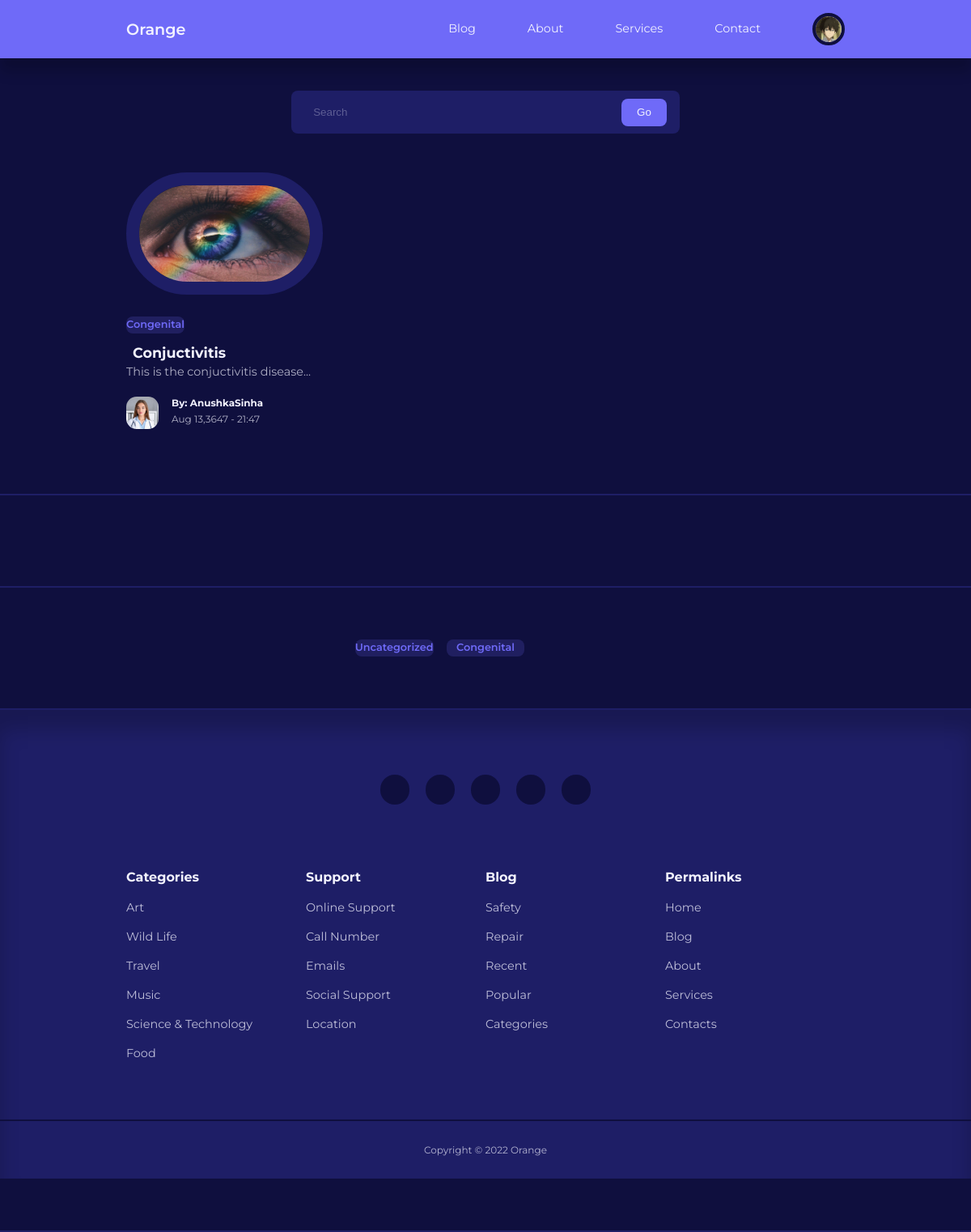
The app's page /blog.php (signed in) with its own data.
### tables this page shows
CREATE TABLE `users` (
  `id` int(11) UNSIGNED NOT NULL,
  `firstname` varchar(50) NOT NULL,
  `lastname` varchar(50) NOT NULL,
  `username` varchar(50) NOT NULL,
  `email` varchar(100) NOT NULL,
  `password` varchar(255) NOT NULL,
  `avatar` varchar(255) NOT NULL,
  `is_admin` tinyint(1) NOT NULL,
  `Specialization_title` varchar(50) NOT NULL,
  `specialization_id` int(11) UNSIGNED DEFAULT NULL
);

CREATE TABLE `diseaseposts` (
  `id` int(11) UNSIGNED NOT NULL,
  `title` varchar(250) NOT NULL,
  `body` text NOT NULL,
  `thumbnail` varchar(255) NOT NULL,
  `date_time` int(11) NOT NULL DEFAULT current_timestamp(),
  `category_id` int(11) UNSIGNED DEFAULT NULL,
  `author_id` int(11) UNSIGNED NOT NULL,
  `is_featured` tinyint(1) NOT NULL
);

CREATE TABLE `diseasecategories` (
  `id` int(11) UNSIGNED NOT NULL,
  `title` varchar(50) NOT NULL,
  `description` text NOT NULL
);

### blog.php (the view, shortened to what this page needs)
<?php
include 'partials/header.php';
$query="SELECT * FROM diseaseposts  ORDER by date_time  DESC  ";
$posts=mysqli_query($connection,$query);
?>
    <section class="search_bar">
        <form class="container search_bar-container"action="<?=ROOT_URL?>search1.php" method="GET">
            <div>
                <input type="search" name="search" placeholder="Search">
            </div>
            <button type="submit" name="submit" class="btn">Go</button>
        </form>
    </section>
    <section class="post<?=$featured? '': 'section extra_margin' ?>">
    <div class=" container post_container">
    <?php while($post=mysqli_fetch_assoc($posts)): ?>
      <article class="post">
        <div class="post_thumbnail">
          <img src="./images/<?=$post['thumbnail'] ?>">
         </div>
         <div class="post_info">
         <?php
          $category_id=$post['category_id'];
          $category_query="SELECT * FROM diseasecategories WHERE id=$category_id";
          $category_result=mysqli_query($connection,$category_query);
          $category=mysqli_fetch_assoc($category_result);
         ?>
         <a href="<?=ROOT_URL?>category-posts.php?id=<?=$category['id']?>" class="category_button"><?=$category['title']?></a>
          <h3 class="post_title"><a href="<?=ROOT_URL?>post.php?id=<?=$post['id']?>"><?=$post['title']?></a></h3>
          <p class="post_body">
           <?=substr($post['body'],0,150)?>...
          </p>
          <div class="post_author">
          <?php
          $author_id=$post['author_id'];
           $author_query="SELECT * FROM users WHERE id=$author_id";
           $author_result=mysqli_query($connection,$author_query);
           $author=mysqli_fetch_assoc( $author_result);
           ?>
            <div class="post_author-avatar">
              <img src="./images/<?=$author['avatar']?>" alt="">
            </div>
            <div class="post_author-info">
              <h5>By: <?="  {$author['firstname']}{$author['lastname']}"?></h5>
              <small>
              <?=date("M d,Y - H:i",strtotime($post['date_time']))?>
              </small>
            </div>
          </div>
          </div>
      </article>
      <?php endwhile?>
      </div>
   </section>
<section class="category_buttons">
<section class="category_buttons">
<div class="container category_buttons-container">
  <?php
  $all_categories_query="SELECT * from diseasecategories";
  $all_categories=mysqli_query($connection,$all_categories_query);
  ?>
  <?php while($category=mysqli_fetch_assoc($all_categories)):?>
  <a href="<?=ROOT_URL?>category-posts.php?id=<?=$category['id']?>" class="category_button"><?=$category['title']?></a>
  <?php endwhile?>
</div>
</section>
<?php
include 'partials/footer.php';
?>

### partials/header.php (shortened to what this page needs)
<?php
require 'config/database.php';
if(isset($_SESSION['user-id'])){
  $id=filter_var($_SESSION['user-id'],FILTER_SANITIZE_NUMBER_INT);
  $query="SELECT avatar FROM users WHERE id=$id";
  $result=mysqli_query($connection,$query);
  $avatar=mysqli_fetch_assoc($result);
}
?>
<!DOCTYPE html>
<html lang="en">
  <head>
    <link rel="stylesheet" href="https://cdn.jsdelivr.net/npm/swiper@8/swiper-bundle.min.css"/>
    <link rel="stylesheet" href="https://unicons.iconscout.com/release-pro/v4.0.0/css/line.css">
    <link rel="stylesheet" href="https://cdnjs.cloudflare.com/ajax/libs/font-awesome/6.2.1/css/all.min.css">
    <link rel="stylesheet" href="<?=ROOT_URL ?>css/style.css">
    </head>
    <body>
    <div id="root">
    <nav>
      <div class=" container nav__container">
        <a href="<?=ROOT_URL ?>" class="nav__logo">Orange</a>
        <ul class="nav_items">
         <li><a href="<?=ROOT_URL ?>blog.php">Blog</a></li>
         <li><a href="<?=ROOT_URL ?>about.php">About</a></li>
         <li><a href="<?=ROOT_URL ?>services.php">Services</a></li>
         <li><a href="<?=ROOT_URL ?>contact.php">Contact</a></li>
         <?php if(isset($_SESSION['user-id'])) : ?>
         <li class="nav_profile">
            <div class="avatar">
            <img src="<?=ROOT_URL . 'images/' . $avatar['avatar'] ?>">
            </div>
               </li>
          <?php else : ?>
         <li><a href="<?=ROOT_URL ?>signin.php">Signin</a></li>
         <?php endif ?>
        </ul>
      </div>
    </nav>

### partials/footer.php (shortened to what this page needs)
<footer>
  <div class="footer_socials">
    <a href="https://youtube.com" target="_blank"><i class="uil uil-youtube"></i></a>
    <a href="https://facebook.com" target="_blank"><i class="uil uil-facebook"></i></a>
    <a href="https://instagram.com" target="_blank"><i class="uil uil-instagram"></i></a>
    <a href="https://linkedin.com" target="_blank"><i class="uil uil-linkedin"></i></a>
    <a href="https://twitter.com" target="_blank"><i class="uil uil-twitter"></i></a>
  </div>
  <div class="container footer_container">
    <article>
      <h4>Categories</h4>
      <ul>
        <li><a href="">Art</a></li>
        <li><a href="">Wild Life</a></li>
        <li><a href="">Travel</a></li>
        <li><a href="">Music</a></li>
        <li><a href="">Science & Technology</a></li>
        <li><a href="">Food</a></li>
      </ul>
    </article>
    <article>
      <h4>Support</h4>
      <ul>
        <li><a href="">Online Support</a></li>
        <li><a href="">Call Number</a></li>
        <li><a href="">Emails</a></li>
        <li><a href="">Social Support</a></li>
        <li><a href="">Location</a></li>
      </ul>
    </article>
    <article>
      <h4>Blog</h4>
      <ul>
        <li><a href="">Safety</a></li>
        <li><a href="">Repair</a></li>
        <li><a href="">Recent</a></li>
        <li><a href="">Popular</a></li>
        <li><a href="">Categories</a></li>
      </ul>
    </article>
    <article>
      <h4>Permalinks</h4>
      <ul>
        <li><a href="">Home</a></li>
        <li><a href="">Blog</a></li>
        <li><a href="">About</a></li>
        <li><a href="">Services</a></li>
        <li><a href="">Contacts</a></li>
      </ul>
    </article>
    </div>
   <div class="footer_copyright">
    <small>Copyright &copy; 2022 Orange</small>
   </div>
</footer>
    </div>
  </body>
</html>

### records on screen
users: avatar (picture)
diseaseposts: thumbnail (picture), category.title "Congenital", title "Conjuctivitis", body "This is the conjuctivitis disease", author.avatar (picture), author.firstname "Anushka", author.lastname "Sinha", date_time "Aug 13,3647 - 21:47"
diseasecategories: title "Uncategorized"
diseasecategories: title "Congenital"
